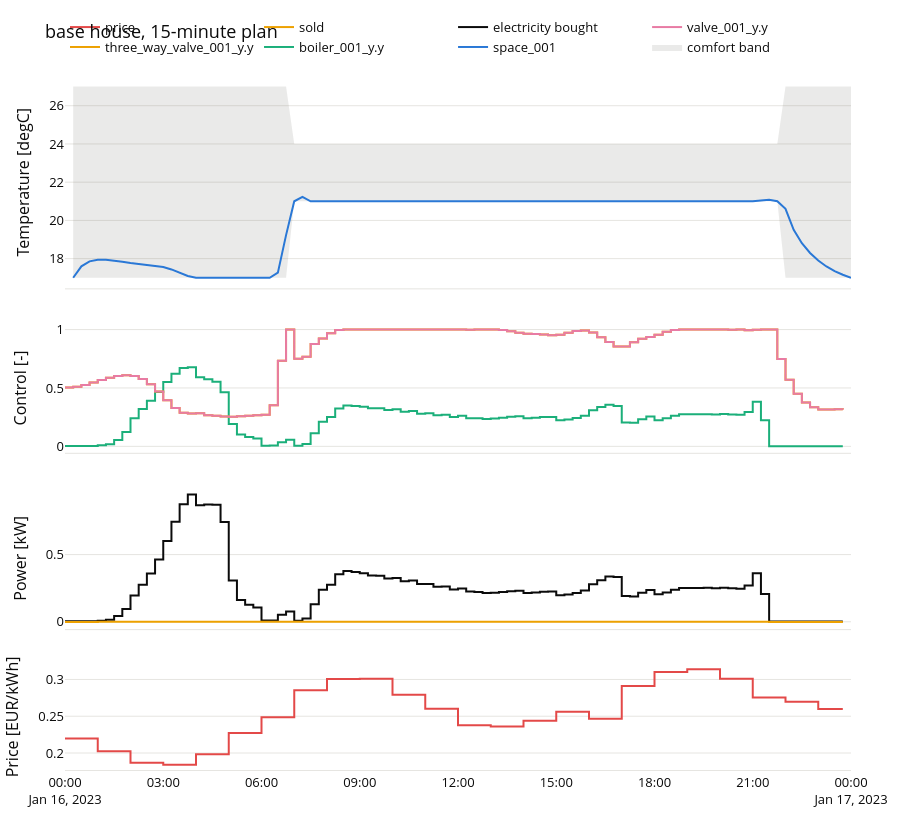

Notebook code cell kept with this figure:
### Markdown cell above
### Hourly or 15-minute planning

Since 1 October 2025 the single day-ahead coupling trades 15-minute products. Below, the same plan at hourly
and at 15-minute steps (the same 24-hour horizon: 24 or 96 steps, four times the variables). A heat pump on a
buffer can follow a quarter-hour price only through its compressor: compare the energy bought and the cost.

### Code cell
house = building("base")
horizon_hours = 6 if quick_mode() else 24
plans = {}
for label, time_step in (("1 h", 3600.0), ("15 min", 900.0)):
    steps = round(horizon_hours * 3600 / time_step)
    controller = ModelPredictiveController(
        house.model, MPCSettings(horizon=steps, time_step=time_step), ComfortSpec(), tariffs["day-ahead"]
    )
    with timed(f"plan at {label}"):
        plans[label] = controller.solve(house.initial_state(), house.forecaster.forecast(START, steps, time_step))
summary = {}
for label, plan in plans.items():
    step = (plan.index[1] - plan.index[0]).total_seconds()
    summary[label] = {
        "status": plan.status,
        "cost EUR": plan.economic_cost,
        "electricity kWh": float(plan.meter["P_meter"].sum()) * step / 3.6e6,
        "peak kW": float(plan.meter["P_meter"].max()) / 1000,
        "solve s": plan.solve_time,
    }
display(pd.DataFrame(summary).round(3))
display(plot_plan(plans["15 min"], house.model, "base house, 15-minute plan"))
